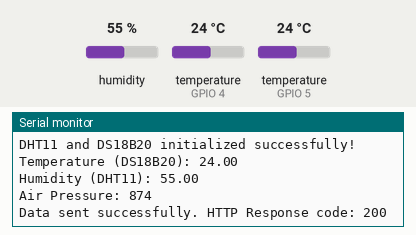
Simulated run of this program. Board: ESP32. On the bench: the last lines printed to the serial monitor. The test bench sets the inputs (shaded band); at power-on: humidity 55 %, temperature (sensors on GPIO 5, GPIO 4) 24 °C. WiFi joins after 1.5 s; servers stay silent unless stated; web services answer with replies made up by the test bench.

Above: at 2.7 s.
2.8 s: humidity set to 22 %
At 8.45 s:
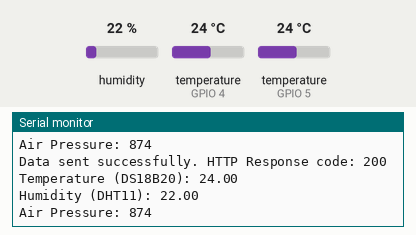
9.8 s: temperature (sensor on GPIO 5) set to 12 °C
At 15.2 s:
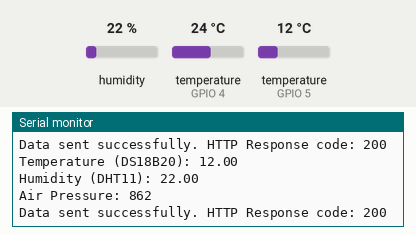
16.8 s: humidity set to 40 %
At 21.7 s:
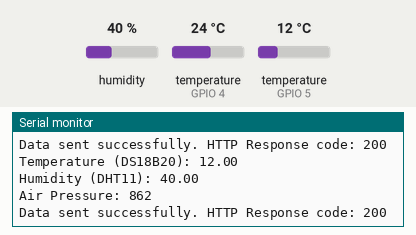
23.8 s: temperature (sensor on GPIO 5) set to 19 °C
At 27.1 s:
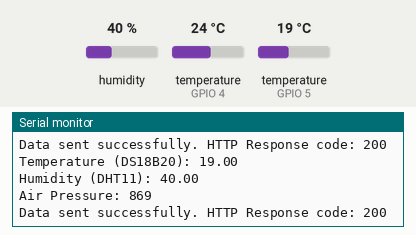
Timing chart, 0 to 28.6 s (numbered marks = the images above; inputs shaded):
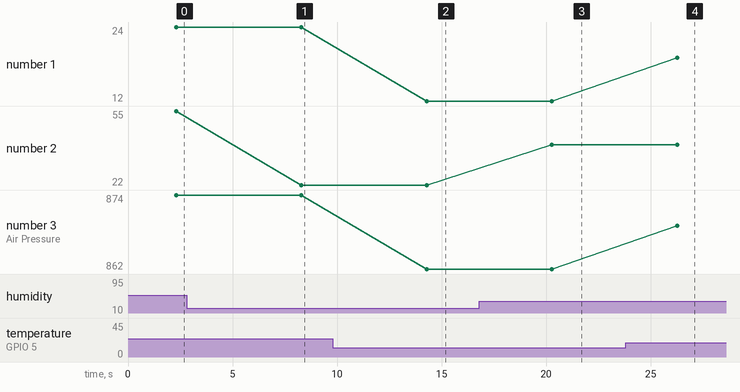

Measured:
- after the input at 2.8 s, the serial monitor: prints a new line after 5.5 s (image 1)
- after the input at 9.8 s, the serial monitor: prints a new line after 4.5 s (image 2)
- after the input at 16.8 s, the serial monitor: prints a new line after 3.5 s (image 3)
- after the input at 23.8 s, the serial monitor: prints a new line after 2.5 s (image 4)
- plotted number 1: 24 → 12 after the input at 9.8 s, 12 → 19 after the input at 23.8 s
- plotted number 2: 55 → 22 after the input at 2.8 s, 22 → 40 after the input at 16.8 s
- plotted number 3: 874 → 862 after the input at 9.8 s, 862 → 869 after the input at 23.8 s

The program:

main.cpp
```cpp
#include <WiFi.h>
#include <HTTPClient.h>
#include <DHT.h>
#include <OneWire.h>
#include <DallasTemperature.h>

// WiFi credentials
const char* ssid = "Nimbus1999";  // Replace with your mobile hotspot SSID
const char* password = "19991212";  // Replace with your hotspot password

// ThingSpeak details
const char* thingspeakServer = "http://api.thingspeak.com/update";
const char* apiKey = "XC8TBSVZ3JZPCB1O";  // Replace with your API Key

// Define DHT sensor pin and type
#define DHTPIN 4     // Digital pin G4 connected to the DHT sensor
#define DHTTYPE DHT11   // DHT 11
DHT dht(DHTPIN, DHTTYPE);

// Define DS18B20 sensor pin
#define ONE_WIRE_BUS 5  // Digital pin G5 connected to DS18B20
OneWire oneWire(ONE_WIRE_BUS);
DallasTemperature ds18b20(&oneWire);

void setup() {
    Serial.begin(115200);
    WiFi.begin(ssid, password);

    Serial.print("Connecting to WiFi");
    while (WiFi.status() != WL_CONNECTED) {
        delay(500);
        Serial.print(".");
    }
    Serial.println("\nConnected to WiFi!");
    Serial.print("IP Address: ");
    Serial.println(WiFi.localIP());

    dht.begin();
    ds18b20.begin();
    Serial.println("DHT11 and DS18B20 initialized successfully!");
}

void loop() {
    if (WiFi.status() == WL_CONNECTED) {
        HTTPClient http;

        // Read temperature from DS18B20
        ds18b20.requestTemperatures();
        float temperatureDS18B20 = ds18b20.getTempCByIndex(0);

        // Read humidity from DHT11
        float humidity = dht.readHumidity();

        // Check if reading failed
        if (isnan(temperatureDS18B20) || isnan(humidity)) {
            Serial.println("Failed to read from sensors!");
            return;
        }

        int airPressure = (int)temperatureDS18B20 + 850;  // Simulated air pressure

        Serial.print("Temperature (DS18B20): "); Serial.println(temperatureDS18B20);
        Serial.print("Humidity (DHT11): "); Serial.println(humidity);
        Serial.print("Air Pressure: "); Serial.println(airPressure);

        // Construct ThingSpeak API URL
        String url = String(thingspeakServer) + "?api_key=" + apiKey +
                     "&field1=" + String(temperatureDS18B20) +
                     "&field2=" + String(humidity) +
                     "&field3=" + String(airPressure);

        http.begin(url);
        int httpResponseCode = http.GET();

        if (httpResponseCode > 0) {
            Serial.print("Data sent successfully. HTTP Response code: ");
            Serial.println(httpResponseCode);
        } else {
            Serial.print("Error sending data. HTTP Response code: ");
            Serial.println(httpResponseCode);
        }

        http.end();
    } else {
        Serial.println("WiFi not connected. Retrying...");
        WiFi.reconnect();
    }

    delay(5000);  // Wait 5 seconds before sending the next set of values
}
```
